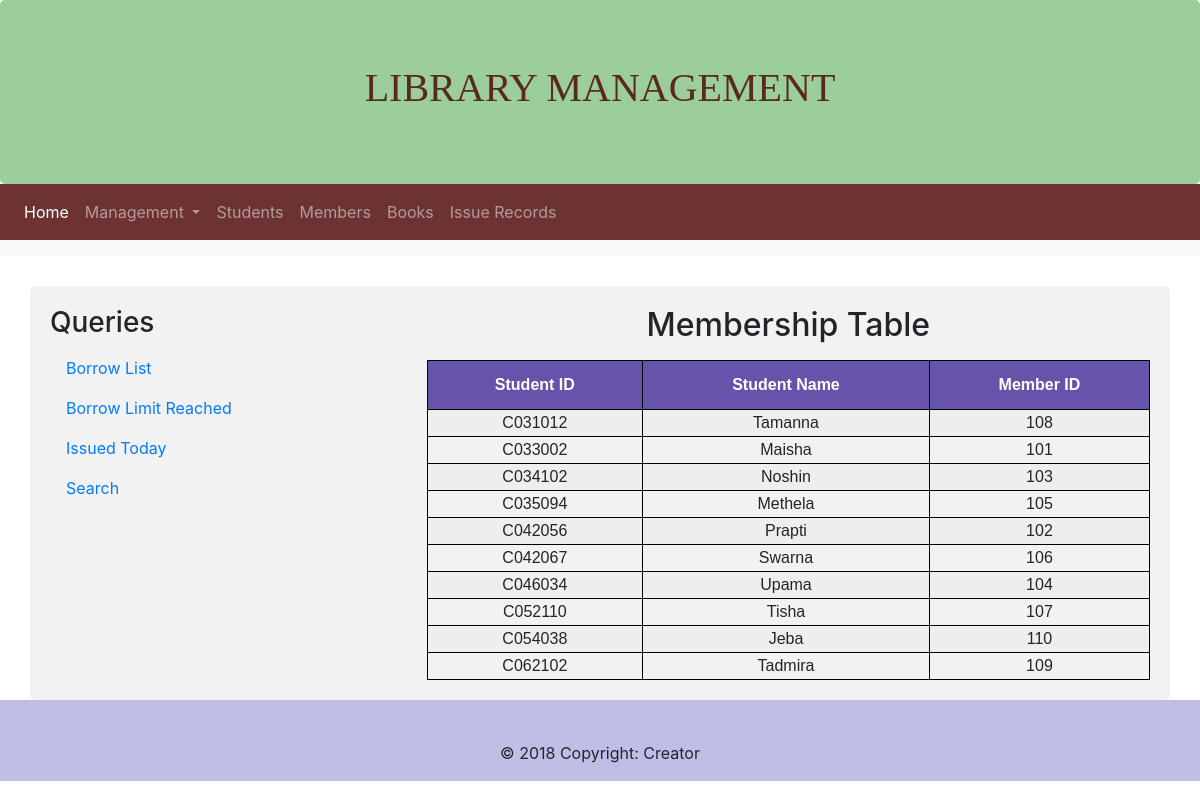
/members.php, run on the app's committed database.
### tables this page shows
CREATE TABLE `student` (
  `Stud_no` varchar(10) NOT NULL,
  `Stud_name` varchar(20) DEFAULT NULL
);

CREATE TABLE `membership` (
  `Mem_no` varchar(10) NOT NULL,
  `Stud_no` varchar(10) DEFAULT NULL
);

### members.php (the view, shortened to what this page needs)
<?php include "includes/db.php";?>
<?php include "includes/header.php"; ?>
<?php include "includes/navigation.php"; ?>
 <nav class="navbar navbar-expand-sm bg-light navbar-dark">
</nav>
<div class="container" style="margin-top:30px">
  <div class="row">
    <div class="col-sm-4">
      <h3>Queries</h3>
      <ul class="nav nav-pills flex-column">
        <li class="nav-item">
          <a class="nav-link" href="borrowList.php">Borrow List</a>
        </li>
        <li class="nav-item">
          <a class="nav-link" href="bookLimit.php">Borrow Limit Reached</a>
        </li>
        <li class="nav-item">
          <a class="nav-link" href="issuedToday.php">Issued Today</a>
        </li>
        <li class="nav-item">
          <a class="nav-link " href="search.php"> Search</a>
        </li>
      </ul>
    </div>
    <div class="col-sm-8">
    <?php
$sql = "SELECT * FROM Student, Membership WHERE Membership.Stud_no = Student.Stud_no";
$result = $con->query($sql) or die($con->error);
echo "<h2>Membership Table</h2>";
echo "<center><table id='table' style='margin-top:1rem;'><tr><th>Student ID</th><th>Student Name</th><th>Member ID</th>";
    while ($row = $result->fetch_assoc()) {
        echo "<tr><td>" . $row["Stud_no"]. "</td><td>" . $row["Stud_name"]. "</td><td>" . $row["Mem_no"]."</td>";
    }
echo "</table></center>";
?>
    </div>
  </div>
</div>
<?php include "includes/footer.php"?>

### css/style.css (style rules this page uses)
body { //background-image: linear-gradient(to right bottom, rgba(126, 213, 111, 0.8), rgba(40, 180, 133, 0.8)), url(../img/map3.svg); background-size: cover; background-position: top; position: relative; }
table, th, td { border: 1px solid black; }
.container { min-height: 400px; }
#table { font-family: "Trebuchet MS", Arial, Helvetica, sans-serif; border-collapse: collapse; width: 100%; text-align: center; }
#table tr:nth-child(even) { background-color: rgb(238, 238, 238); }
#table th { padding-top: 12px; padding-bottom: 12px; text-align: left; background-color: rgb(103, 84, 170); color: white; text-align: center; }
h2 { text-align: center; }

### css/formStyle.css (style rules this page uses)
.container { border-radius: 5px; background-color: #f2f2f2; padding: 20px; }
.row:after { content: ""; display: table; clear: both; }

### data on the page
student: membership.Stud_no "C031012", Stud_name "Tamanna", membership.Mem_no "108"
student: membership.Stud_no "C033002", Stud_name "Maisha", membership.Mem_no "101"
student: membership.Stud_no "C034102", Stud_name "Noshin", membership.Mem_no "103"
student: membership.Stud_no "C035094", Stud_name "Methela", membership.Mem_no "105"
student: membership.Stud_no "C042056", Stud_name "Prapti", membership.Mem_no "102"
student: membership.Stud_no "C042067", Stud_name "Swarna", membership.Mem_no "106"
student: membership.Stud_no "C046034", Stud_name "Upama", membership.Mem_no "104"
student: membership.Stud_no "C052110", Stud_name "Tisha", membership.Mem_no "107"
student: membership.Stud_no "C054038", Stud_name "Jeba", membership.Mem_no "110"
student: membership.Stud_no "C062102", Stud_name "Tadmira", membership.Mem_no "109"
